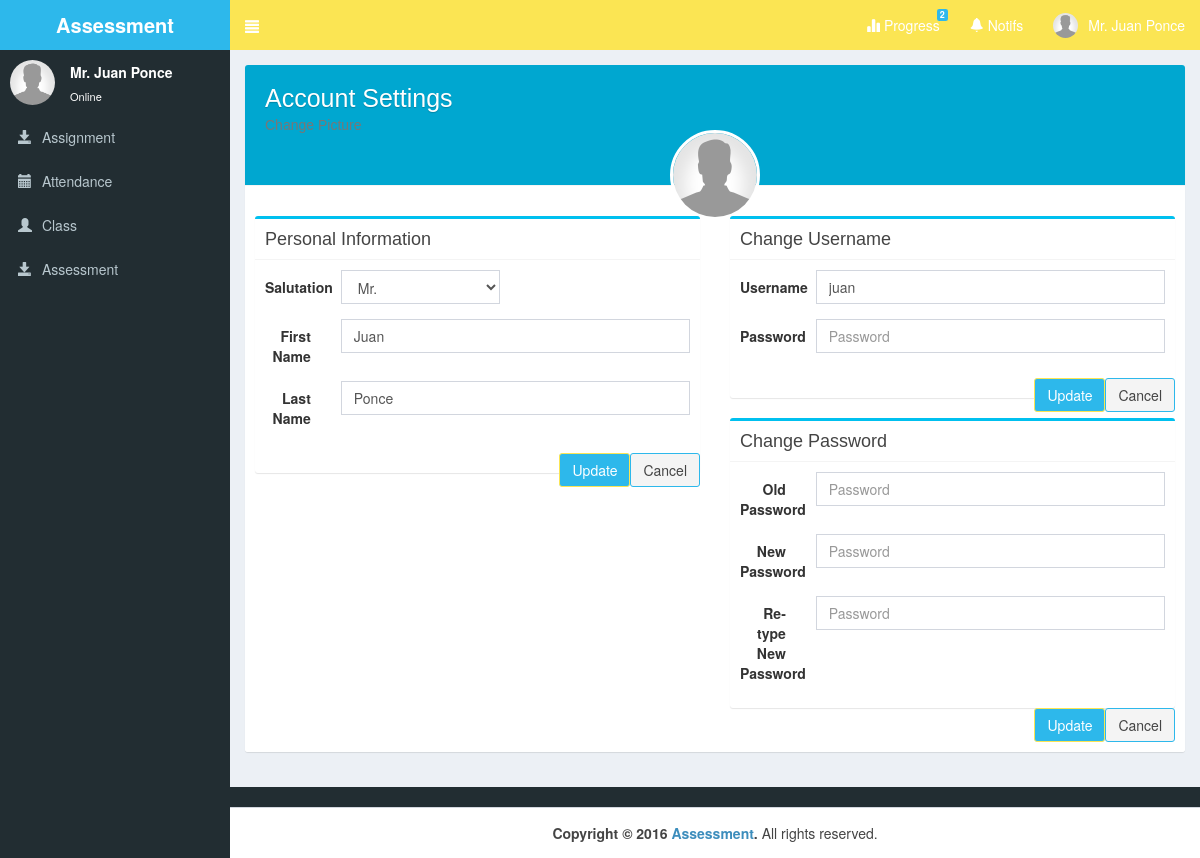
The app's page /pages/account_settings.php (signed in) with its own data.
### tables this page shows
CREATE TABLE IF NOT EXISTS `teacher` (
`t_id` int(11) NOT NULL,
  `t_last` varchar(15) NOT NULL,
  `t_first` varchar(15) NOT NULL,
  `t_user` varchar(15) NOT NULL,
  `t_pass` varchar(15) NOT NULL,
  `t_pic` varchar(100) NOT NULL,
  `t_salut` varchar(5) NOT NULL
);

### pages/account_settings.php (the view, shortened to what this page needs)
<!DOCTYPE html>
<html>
  <head>
    <link rel="stylesheet" href="../bootstrap/css/bootstrap.min.css">
    <link rel="stylesheet" href="../plugins/jvectormap/jquery-jvectormap-1.2.2.css">
    <link rel="stylesheet" href="../dist/css/AdminLTE.min.css">
    <link rel="stylesheet" href="../dist/css/skins/_all-skins.min.css">
  </head>
  <body class="hold-transition skin-blue sidebar-mini">
    <div class="wrapper">
		<?php include('../dist/includes/header.php');?>
		<?php include('../dist/includes/aside.php');?>
      <div class="content-wrapper">
        <section class="content" >
	  <div class="row">
	      <div class="col-md-12">
		<div class="box box-widget widget-user">
		  <div class="widget-user-header bg-aqua-active">
		    <h3 class="widget-user-username">Account Settings</h3>
		    <h5 class="widget-user-desc"><a href="" data-target="#teacherlog" class="text-muted" data-toggle="modal">Change Picture</a></h5>
		  </div>
		  <div class="widget-user-image">
		    <img class="img-circle" src="../dist/img/<?php echo $_SESSION['pic'];?>" alt="User Avatar">
		  </div>
		  <div class="box-footer">
		    <div class="row">
		      <div class="col-md-6">
		      <div class="box box-info">
			  <div class="box-header with-border">
			    <h3 class="box-title">Personal Information</h3>
			  </div>
			  <?php
			  include('../dist/includes/dbcon.php');
			  $id=$_SESSION['id'];
			    $query2=mysqli_query($con,"select * from teacher where t_id='$id'")or die(mysqli_error());
				$row1=mysqli_fetch_array($query2);
			  ?>
			  <form class="form-horizontal" method="post" action="personalinfo_update.php">
			    <div class="box-body">
			      <div class="form-group">
				<label for="inputEmail3" class="col-sm-2 control-label">Salutation</label>
				<div class="col-sm-5">
				  <select class="form-control" id="tsalut" name="salut" required>
					<option><?php echo $row1['t_salut'];?></option>
                                     </select>
				</div>
			      </div>
			      <div class="form-group">
				<label for="inputPassword3" class="col-sm-2 control-label">First Name</label>
				<div class="col-sm-10">
				  <input type="text" class="form-control" id="inputPassword3" placeholder="First Name" name="first" value="<?php echo $row1['t_first'];?>" required>
				</div>
			      </div>
			      <div class="form-group">
				<label for="inputEmail3" class="col-sm-2 control-label">Last Name</label>
				<div class="col-sm-10">
				  <input type="text" class="form-control" id="inputEmail3" placeholder="Last Name" name="last" value="<?php echo $row1['t_last'];?>" required>
				</div>
			      </div>
			    </div>
			      <button type="reset" class="btn btn-default pull-right">Cancel</button>
			      <button type="submit" class="btn btn-primary pull-right" name="update"> Update</button>
			  </form><br>
			</div>
			</div>
			<div class="col-md-6">
			<div class="box box-info">
			    <div class="box-header with-border">
			      <h3 class="box-title">Change Username</h3>
			    </div>
			    <form class="form-horizontal" method="post" action="personalinfo_update.php">
			      <div class="box-body">
				<div class="form-group">
				  <label for="inputEmail3" class="col-sm-2 control-label">Username</label>
				  <div class="col-sm-10">
				    <input type="text" class="form-control" id="inputEmail3" placeholder="Username" name="username" value="<?php echo $row1['t_user'];?>" required>
				  </div>
				</div>
				<div class="form-group">
				  <label for="inputPassword3" class="col-sm-2 control-label">Password</label>
				  <div class="col-sm-10"><input type="hidden" class="form-control" id="inputPassword3" name="pass1" value="<?php echo $row1['t_pass'];?>">
				    <input type="password" class="form-control" id="inputPassword3" placeholder="Password" name="pass" required>
				  </div>
				</div>
			      </div>
				<button type="reset" class="btn btn-default pull-right">Cancel</button>
				<button type="submit" class="btn btn-primary pull-right" name="updateusername"> Update</button>
			    </form><br>
			  </div>
			  <div class="box box-info">
			    <div class="box-header with-border">
			      <h3 class="box-title"> Change Password </h3>
			    </div>
			    <form class="form-horizontal" method="post" action="personalinfo_update.php">
			      <div class="box-body">
				<div class="form-group"><input type="hidden" class="form-control" id="pass1" name="oldpass" value="<?php echo $row1['t_pass'];?>">
				  <label for="inputPassword3" class="col-sm-2 control-label">Old Password</label>
				  <div class="col-sm-10">
				    <input type="password" class="form-control" placeholder="Password" oninput="check1(this)" id="pass2" required>
				  </div>
				</div>
				<div class="form-group">
				  <label for="inputPassword3" class="col-sm-2 control-label">New Password</label>
				  <div class="col-sm-10">
				    <input type="password" class="form-control" placeholder="Password" id="new1" required>
				  </div>
				</div>
				<div class="form-group">
				  <label for="inputPassword3" class="col-sm-2 control-label">Re-type New Password</label>
				  <div class="col-sm-10">
				    <input type="password" class="form-control" placeholder="Password" name="new" id="new2" oninput="check(this)" required>
				  </div>
				</div>
			      </div>
				<button type="submit" class="btn btn-default pull-right">Cancel</button>
				<button type="submit" class="btn btn-primary pull-right" name="updatepass"> Update</button>
			    </form>
			  </div>
			  </div>
		    </div>
		  </div>
		</div>
	      </div>
	  </div>
        </section>
      </div>
      <?php include('../dist/includes/footer.php');?>
    </div>
  </body>
</html>

### records on screen
teacher: salut "Mr.", first "Juan", last "Ponce", username "juan"

### other values on screen
$count "2"
$_SESSION['name'] "Mr. Juan Ponce"
